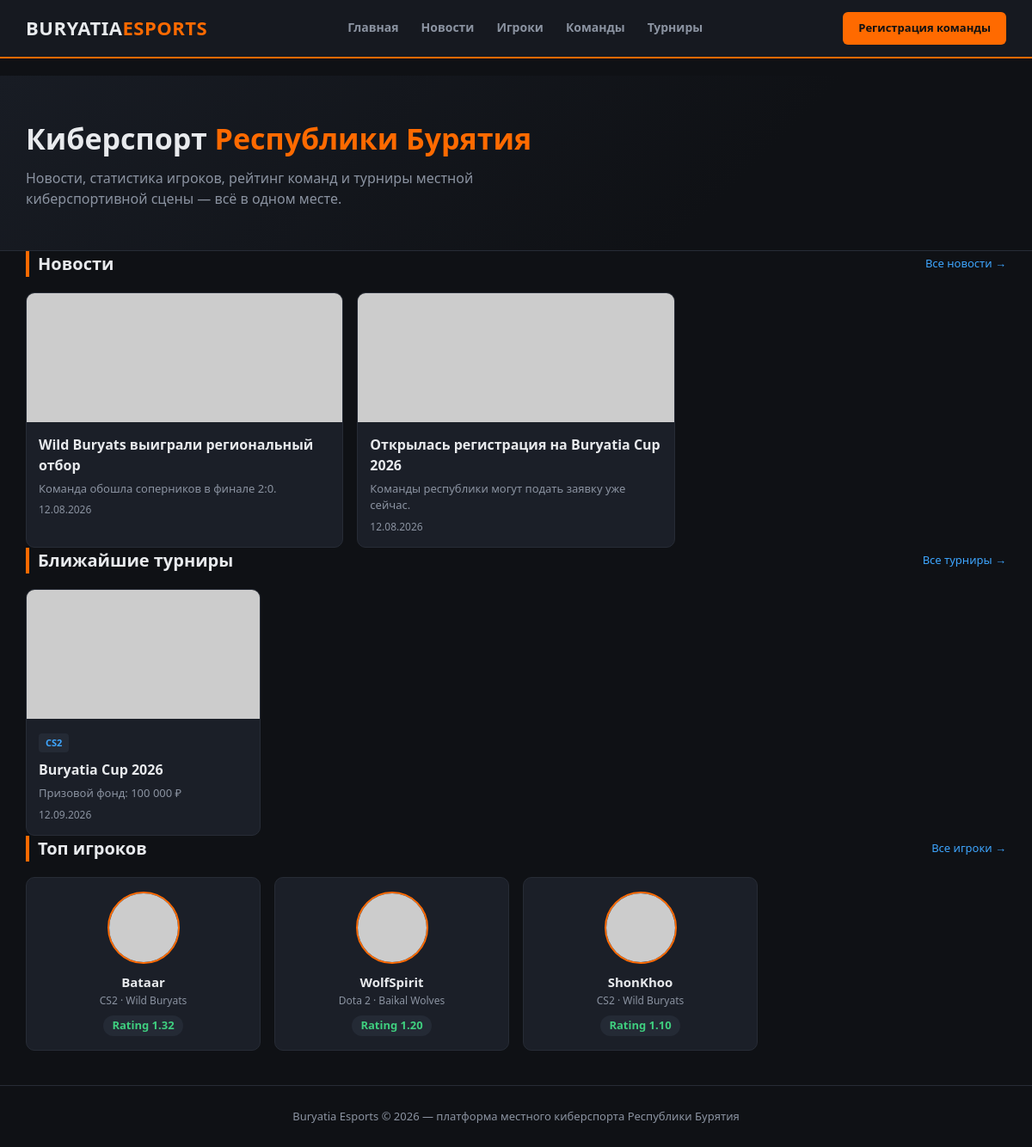
The page / on the database its author committed.
### app.py (models this page shows)
class News(db.Model):
    id = db.Column(db.Integer, primary_key=True)
    title = db.Column(db.String(200), nullable=False)
    summary = db.Column(db.String(400))
    content = db.Column(db.Text)
    cover = db.Column(db.String(255))
    published_at = db.Column(db.DateTime, default=datetime.utcnow)

class Tournament(db.Model):
    id = db.Column(db.Integer, primary_key=True)
    title = db.Column(db.String(160), nullable=False)
    game = db.Column(db.String(80))
    description = db.Column(db.Text)
    prize_pool = db.Column(db.String(80))
    start_date = db.Column(db.Date)
    end_date = db.Column(db.Date)
    status = db.Column(db.String(20), default="upcoming")  # upcoming/ongoing/finished
    cover = db.Column(db.String(255))
    created_at = db.Column(db.DateTime, default=datetime.utcnow)
    registrations = db.relationship("TournamentRegistration", backref="tournament", lazy=True)

class Player(db.Model):
    id = db.Column(db.Integer, primary_key=True)
    nickname = db.Column(db.String(80), nullable=False)
    real_name = db.Column(db.String(120))
    photo = db.Column(db.String(255))
    game = db.Column(db.String(80))
    role = db.Column(db.String(80))
    rating = db.Column(db.Float, default=0.0)
    kd = db.Column(db.Float, default=0.0)
    maps_played = db.Column(db.Integer, default=0)
    wins = db.Column(db.Integer, default=0)
    team_id = db.Column(db.Integer, db.ForeignKey("team.id"), nullable=True)
    created_at = db.Column(db.DateTime, default=datetime.utcnow)

class Team(db.Model):
    id = db.Column(db.Integer, primary_key=True)
    name = db.Column(db.String(120), unique=True, nullable=False)
    tag = db.Column(db.String(20))
    logo = db.Column(db.String(255))
    game = db.Column(db.String(80))
    city = db.Column(db.String(80), default="Улан-Удэ")
    description = db.Column(db.Text)
    contact = db.Column(db.String(120))
    approved = db.Column(db.Boolean, default=False)
    created_at = db.Column(db.DateTime, default=datetime.utcnow)
    players = db.relationship("Player", backref="team", lazy=True)

### app.py (the view)
@app.route("/")
def index():
    news = News.query.order_by(News.published_at.desc()).limit(6).all()
    upcoming = Tournament.query.filter_by(status="upcoming").order_by(Tournament.start_date).limit(4).all()
    top_players = Player.query.order_by(Player.rating.desc()).limit(5).all()
    return render_template("index.html", news=news, upcoming=upcoming, top_players=top_players)

### templates/index.html (shortened to what this page needs)
{% extends "base.html" %}
{% block content %}
<section class="hero">
  <div class="container">
    <h1>Киберспорт <span>Республики Бурятия</span></h1>
    <p>Новости, статистика игроков, рейтинг команд и турниры местной киберспортивной сцены — всё в одном месте.</p>
  </div>
</section>
<section class="container">
  <div class="section-title">
    <h2>Новости</h2>
    <a href="{{ url_for('news_list') }}">Все новости →</a>
  </div>
  <div class="grid grid-3">
    {% for item in news %}
    <a href="{{ url_for('news_detail', news_id=item.id) }}" class="card">
      <img class="card-img" src="{{ url_for('static', filename=item.cover) if item.cover else 'https://placehold.co/400x200/1b1f28/8b93a1?text=Новость' }}">
      <div class="card-body">
        <h3>{{ item.title }}</h3>
        <p>{{ item.summary or '' }}</p>
        <div class="meta">{{ item.published_at.strftime('%d.%m.%Y') }}</div>
      </div>
    </a>
    {% else %}
    <p style="color:var(--muted)">Новостей пока нет.</p>
    {% endfor %}
  </div>
</section>
<section class="container">
  <div class="section-title">
    <h2>Ближайшие турниры</h2>
    <a href="{{ url_for('tournaments_list') }}">Все турниры →</a>
  </div>
  <div class="grid grid-4">
    {% for t in upcoming %}
    <a href="{{ url_for('tournament_detail', tournament_id=t.id) }}" class="card">
      <img class="card-img" src="{{ url_for('static', filename=t.cover) if t.cover else 'https://placehold.co/400x200/1b1f28/ff6a00?text=Турнир' }}">
      <div class="card-body">
        <span class="tag">{{ t.game or 'Esports' }}</span>
        <h3>{{ t.title }}</h3>
        <p>Призовой фонд: {{ t.prize_pool or '—' }}</p>
        <div class="meta">{{ t.start_date.strftime('%d.%m.%Y') if t.start_date else '' }}</div>
      </div>
    </a>
    {% else %}
    <p style="color:var(--muted)">Турниров пока нет.</p>
    {% endfor %}
  </div>
</section>
<section class="container">
  <div class="section-title">
    <h2>Топ игроков</h2>
    <a href="{{ url_for('players_list') }}">Все игроки →</a>
  </div>
  <div class="grid grid-4">
    {% for p in top_players %}
    <a href="{{ url_for('player_detail', player_id=p.id) }}" class="card player-card">
      <img src="{{ url_for('static', filename=p.photo) if p.photo else 'https://placehold.co/100x100/1b1f28/8b93a1?text=?' }}">
      <div class="nick">{{ p.nickname }}</div>
      <div class="stat">{{ p.game or '' }} {% if p.team %}· {{ p.team.name }}{% endif %}</div>
      <div class="rating-badge">Rating {{ '%.2f'|format(p.rating) }}</div>
    </a>
    {% else %}
    <p style="color:var(--muted)">Игроков пока нет.</p>
    {% endfor %}
  </div>
</section>
{% endblock %}

### templates/base.html (shortened to what this page needs)
<!doctype html>
<html lang="ru">
<head>
<link rel="stylesheet" href="{{ url_for('static', filename='css/style.css') }}">
</head>
<body>
<header class="topbar">
  <div class="topbar-inner">
    <a href="{{ url_for('index') }}" class="logo">BURYATIA<span>ESPORTS</span></a>
    <nav class="mainnav">
      <a href="{{ url_for('index') }}">Главная</a>
      <a href="{{ url_for('news_list') }}">Новости</a>
      <a href="{{ url_for('players_list') }}">Игроки</a>
      <a href="{{ url_for('teams_list') }}">Команды</a>
      <a href="{{ url_for('tournaments_list') }}">Турниры</a>
    </nav>
    <a href="{{ url_for('team_register') }}" class="btn btn-accent">Регистрация команды</a>
  </div>
</header>
<main>
  <div class="container" style="padding-top:20px">
  </div>
  {% block content %}{% endblock %}
</main>
<footer>
  <div class="container">
    Buryatia Esports © 2026 — платформа местного киберспорта Республики Бурятия
  </div>
</footer>
</body>
</html>

### static/css/style.css (style rules this page uses)
:root { --bg:#0f1115; --bg-alt:#161920; --card:#1b1f28; --border:#272c36; --text:#e8eaed; --muted:#8b93a1; --accent:#ff6a00; --accent2:#3ea6ff; --green:#3fcf7f; --red:#ff4d4d; }
* { box-sizing:border-box }
body { margin:0; font-family:"Segoe UI",Roboto,Arial,sans-serif; background:var(--bg); color:var(--text); line-height:1.5; }
a { color:inherit;text-decoration:none }
img { max-width:100%;display:block }
.container { max-width:1180px;margin:0 auto;padding:0 20px }
header.topbar { background:var(--bg-alt); border-bottom:2px solid var(--accent); position:sticky;top:0;z-index:50; }
.topbar-inner { display:flex;align-items:center;justify-content:space-between; padding:14px 20px;max-width:1180px;margin:0 auto; }
.logo { font-weight:800;font-size:22px;letter-spacing:.5px }
.logo span { color:var(--accent) }
nav.mainnav { display:flex;gap:22px;flex-wrap:wrap }
nav.mainnav a { font-weight:600;font-size:14px;color:var(--muted); padding:6px 2px;border-bottom:2px solid transparent; transition:.15s; }
.btn { display:inline-block;padding:9px 18px;border-radius:6px; font-weight:700;font-size:13px;cursor:pointer;border:none; }
.btn-accent { background:var(--accent);color:#111 }
.hero { background:linear-gradient(135deg,#181c24,#0f1115 70%); border-bottom:1px solid var(--border); padding:48px 0; }
.hero h1 { font-size:34px;margin:0 0 8px; }
.hero h1 span { color:var(--accent) }
.hero p { color:var(--muted);max-width:600px;margin:0 }
section { padding:40px 0 }
.section-title { display:flex;align-items:center;justify-content:space-between; margin-bottom:18px; }
.section-title h2 { font-size:20px;margin:0;border-left:4px solid var(--accent);padding-left:10px }
.section-title a { font-size:13px;color:var(--accent2) }
.grid { display:grid;gap:16px }
.grid-3 { grid-template-columns:repeat(3,1fr) }
.grid-4 { grid-template-columns:repeat(4,1fr) }
.card { background:var(--card);border:1px solid var(--border); border-radius:10px;overflow:hidden;transition:.15s; }
.card-img { width:100%;height:150px;object-fit:cover;background:#222 }
.card-body { padding:14px }
.card-body h3 { margin:0 0 6px;font-size:16px }
.card-body p { margin:0;color:var(--muted);font-size:13px }
.tag { display:inline-block;background:#242a35;color:var(--accent2); font-size:11px;font-weight:700;padding:3px 8px;border-radius:4px; margin-bottom:8px;text-transform:uppercase; }
.meta { color:var(--muted);font-size:12px;margin-top:6px }
.player-card { text-align:center;padding:16px }
.player-card img { width:84px;height:84px;border-radius:50%;object-fit:cover; margin:0 auto 10px;border:2px solid var(--accent); }
.player-card .nick { font-weight:800;font-size:15px }
.player-card .stat { color:var(--muted);font-size:12px;margin-top:2px }
.rating-badge { display:inline-block;margin-top:8px;padding:2px 10px;border-radius:12px; background:#242a35;color:var(--green);font-weight:700;font-size:13px; }
footer { border-top:1px solid var(--border);padding:26px 0; color:var(--muted);font-size:13px;text-align:center;margin-top:40px; }

### rows shown on the page
News: title "Wild Buryats выиграли региональный отбор", summary "Команда обошла соперников в финале 2:0.", published_at "12.08.2026"
News: title "Открылась регистрация на Buryatia Cup 2026", summary "Команды республики могут подать заявку уже сейчас.", published_at "12.08.2026"
Tournament: game "CS2", title "Buryatia Cup 2026", prize_pool "100 000 ₽", start_date "12.09.2026"
Player: nickname "Bataar", game "CS2", team.name "Wild Buryats", rating "1.32"
Player: nickname "WolfSpirit", game "Dota 2", team.name "Baikal Wolves", rating "1.20"
Player: nickname "ShonKhoo", game "CS2", team.name "Wild Buryats", rating "1.10"
